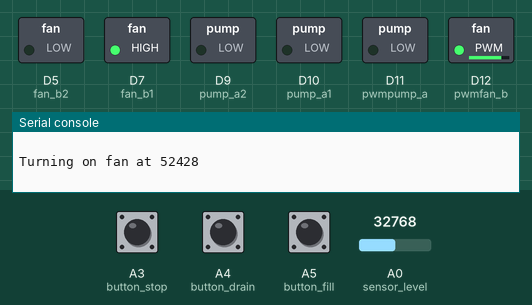
The program below on a simulated CircuitPython board. Parts: switched loads named in the program (green lamp = pin HIGH), the last lines printed to the serial console. Inputs (shaded band) come from the test bench; at power-on: A0 (sensor_level) = 32768, A3 (button_stop) HIGH, A4 (button_drain) HIGH, A5 (button_fill) HIGH (analog values on the 0–65535 scale). The clock reads 2024-03-15 10:24:30 at power-on unless the program sets it; pins used as bus, display or sensor lines are not drawn.

Above: at 1.2 s.
1.3 s: A0 (sensor_level) set to 28400
6.7 s: A0 (sensor_level) set to 27536
At 11.7 s:
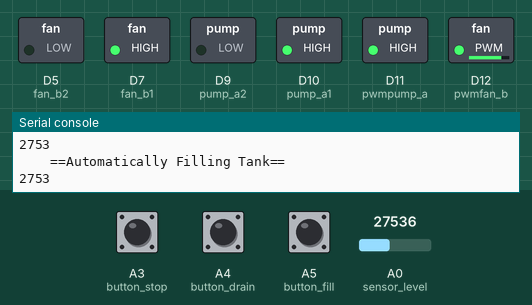
12.0 s: A3 (button_stop) pulled LOW for 1 s
At 13.3 s:
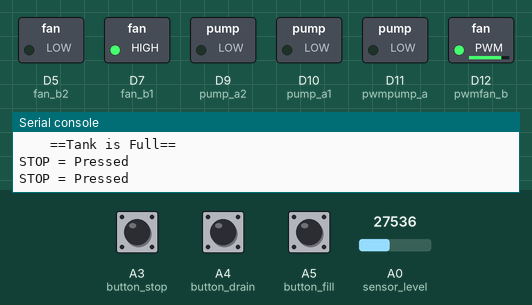
14.5 s: A4 (button_drain) pulled LOW for 0.15 s
At 15.7 s:
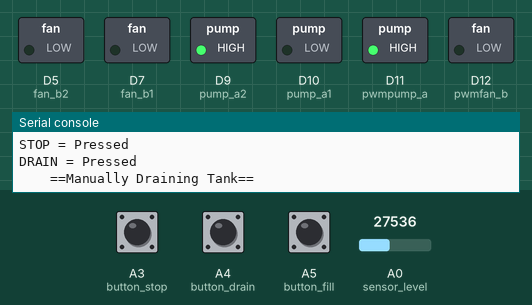
16.1 s: A3 (button_stop) pulled LOW for 0.15 s
At 17.4 s:
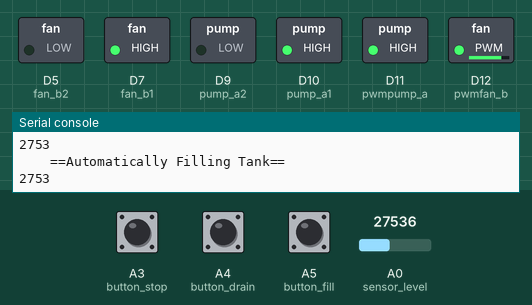
17.7 s: A0 (sensor_level) set to 32767
At 18.7 s:
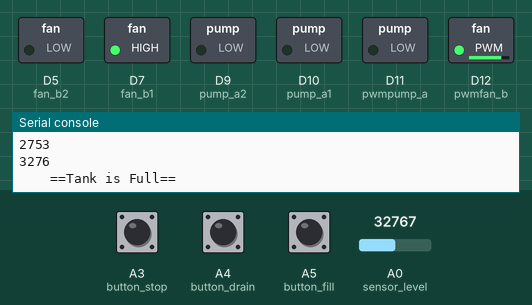
Timing chart, 0 to 20.7 s (numbered marks = the images above; inputs shaded):
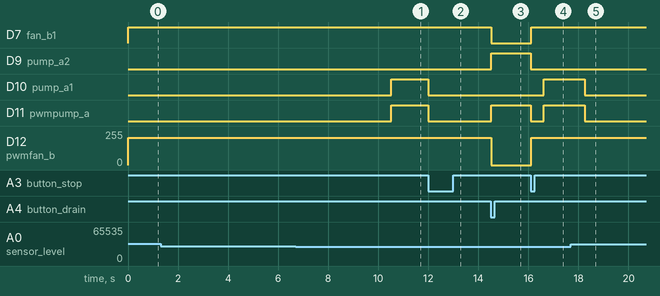

Measured:
- the behaviour switches between 28000 and 27984 on A0 (sensor_level) (found by bisection; images 0 and 1)
- after the input at 6.7 s, D10 (pump_a1), D11 (pwmpump_a): LOW → HIGH after 3.8 s
- after the input at 12.0 s, D10 (pump_a1), D11 (pwmpump_a): HIGH → LOW at once
- after the input at 14.5 s, D7 (fan_b1): HIGH → LOW at once; D9 (pump_a2): LOW → HIGH at once; D10 (pump_a1): stays LOW (without the input it goes to HIGH after 1.0 s); D11 (pwmpump_a): LOW → HIGH after 0.01 s instead of 1.0 s; D12 (pwmfan_b): 204/255 → 0/255 at once
- after the input at 16.1 s, D7 (fan_b1): LOW → HIGH at once; D9 (pump_a2): HIGH → LOW at once; D10 (pump_a1): LOW → HIGH after 0.52 s; D11 (pwmpump_a): HIGH → LOW at once, → HIGH 0.52 s later; D12 (pwmfan_b): 0/255 → 204/255 at once
- after the input at 17.7 s, D10 (pump_a1), D11 (pwmpump_a): HIGH → LOW after 0.55 s

The program:

code.py
```python
# https://github.com/sKr0d/hauntedhouse/blob/main/tank_monitor/code.py
import time
import board
import pwmio

from digitalio import DigitalInOut, Direction, Pull
from analogio import AnalogIn

sensor_ground = DigitalInOut(board.A2) # Pin to ground on the sensor
sensor_ground.direction = Direction.OUTPUT
sensor_ground.value = False

sensor_enable = DigitalInOut(board.A1) # Pin to power on the sensor
sensor_enable.switch_to_output()
sensor_level = AnalogIn(board.A0) # Pin to read the sensor

pump_a1 = DigitalInOut(board.D10)
pump_a1.direction = Direction.OUTPUT
pump_a1.value = False

pump_a2 = DigitalInOut(board.D9)
pump_a2.direction = Direction.OUTPUT
pump_a2.value = False

fan_b1 = DigitalInOut(board.D7)
fan_b1.direction = Direction.OUTPUT
fan_b1.value = False

fan_b2 = DigitalInOut(board.D5)
fan_b2.direction = Direction.OUTPUT
fan_b2.value = False

button_fill = DigitalInOut(board.A5)
button_fill.direction = Direction.INPUT
button_fill.pull = Pull.UP

button_drain = DigitalInOut(board.A4)
button_drain.direction = Direction.INPUT
button_drain.pull = Pull.UP

button_stop = DigitalInOut(board.A3)
button_stop.direction = Direction.INPUT
button_stop.pull = Pull.UP

## set up pmw objects
pwmpump_a = pwmio.PWMOut(board.D11, frequency=40000, duty_cycle=0)
pwmfan_b = pwmio.PWMOut(board.D12, frequency=40000, duty_cycle=0)

#PWM_DUTY = 32768   # 50% duty cycle
#PWM_DUTY = 40960   # 62.5% duty cycle
#PWM_DUTY = 49152   # 75% duty cycle
#PWM_DUTY = 52428   # 80% duty cycle
PWM_DUTY = 65535    # 100%
FAN_DUTY = 52428    # 100%


## reading interval
INTERVAL = 5
clicks = time.time()
clicks2 = clicks + INTERVAL

## liquid Level
FULL = 28000

def fan_on():
    fan_b1.value = True
    fan_b2.value = False
    pwmfan_b.duty_cycle = FAN_DUTY

def fan_off():
    fan_b1.value = False
    fan_b2.value = False
    pwmfan_b.duty_cycle = 0

def pump_fill():
    pump_a1.value = True
    pump_a2.value = False
    pwmpump_a.duty_cycle = PWM_DUTY

def pump_drain():
    pump_a1.value = False
    pump_a2.value = True
    pwmpump_a.duty_cycle = PWM_DUTY
    fan_off()

def pump_off():
    pump_a1.value = False
    pump_a2.value = False
    pwmpump_a.duty_cycle = 0

def sensor_on():
    sensor_enable.value = True

def sensor_off():
    sensor_enable.value = False

def get_level():
    sensor_on()
    time.sleep(0.25) # Warm up time
    level = sensor_level.value
    print(int(level/10))
    sensor_off()
    return level

def fill_tank():
    print("    ==Automatically Filling Tank==")
    wlsv = get_level() # Water Level Sensor Value
    clicks = time.time()
    clicks2 = time.time() + 2
    while button_stop.value:
        pump_fill()
        clicks = time.time()
        if clicks >= clicks2:
            clicks2 = time.time() + 2
            wlsv = get_level()
            if wlsv >= FULL:
                pump_off()
                sensor_off()
                print("    ==Tank is Full==")
                return

    print("    ==Tank is Full==")
    pump_off()
    sensor_off()

def mdrain_tank():
    print("    ==Manually Draining Tank==")
    while button_stop.value == True:
        pump_drain()
    print("    ==Stop==")
    pump_off()

def mfill_tank():
    print("    ==Manually Filling Tank==")
    while button_stop.value == True:
        pump_fill()
    print("    ==Stop==")
    pump_off()

##
## START HERE
##
print("\nTank Monitor\n")
print("Sensor will take a reading every", INTERVAL, "seconds and will\nturn on the pump when the level dips below", FULL,"\n")

print("Turning on fan at", FAN_DUTY,"\n")
fan_on()
#time.sleep(2)
#fan_off()

while True:
    fan_on()

    # get time
    clicks = time.time()

    # see if INTERVAL has elapsed
    if clicks >= clicks2:
        clicks2 = clicks + INTERVAL
        water_level = get_level()
        if water_level < FULL:
            fill_tank()

    # read buttons
    if button_stop.value == False:
        print("STOP = Pressed")
        pump_off()
        time.sleep(0.5)
    if button_fill.value == False:
        print("FILL = Pressed")
        mfill_tank()
    if button_drain.value == False:
        print("DRAIN = Pressed")
        mdrain_tank()

    # button debounce
    time.sleep(0.02)
```
